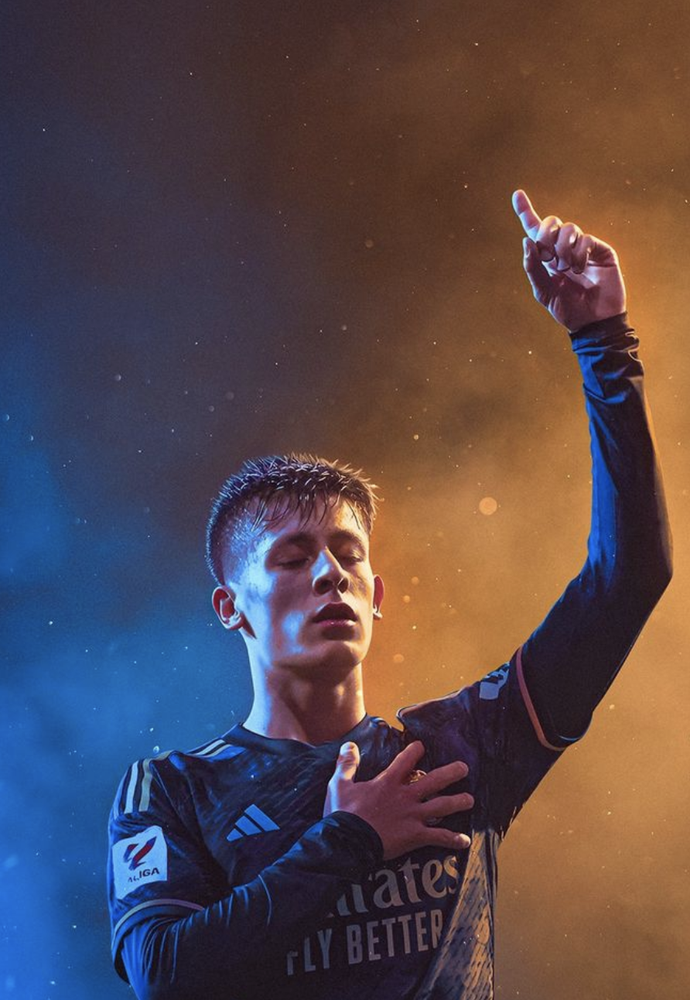
#> input picture assets/arda.png, 690 x 1000 px, shrunk from 892 x 1292 before the run; its folder holds only this picture in this run
$ python grayer.py
#> lines starting #> are read from the running program, lines starting #| are printed output that depends on the picture
import cv2
import os
import pandas


dosya_path = os.path.abspath(__file__)
klasor = os.path.dirname(dosya_path)
project_root = os.path.abspath(os.path.join(klasor,os.pardir))
images = os.path.join(project_root,'assets')

file_names = [f for f in os.listdir(images) if os.path.isfile(os.path.join(images, f))]


def grayify_image(img_name):
    image_path = os.path.join(project_root, 'assets',img_name)
    image = cv2.imread(image_path)
    if image is None:
        print("Failed to load the image.")
    else:
        gray_image = cv2.cvtColor(image, cv2.COLOR_BGR2GRAY)
        cv2.imshow('Original Image', image)
        cv2.imshow('Grayscale Image', gray_image)
        cv2.waitKey(0)
        cv2.destroyAllWindows()

def print_images():
    for index,file_name in enumerate(file_names):
        print(f"{index}-{file_name}")


print_images()

u_image_name = str(input("Which image do you want to pick? type it's full name:\n"))
#> the answer given: ../assets/arda.png
grayify_image(u_image_name)
#> in grayify_image, image is the input picture: shape (1000, 690, 3); mean B, G, R 77.1, 72.1, 87.2
#> in grayify_image, `gray_image = cv2.cvtColor(image, cv2.COLOR_BGR2GRAY)`:
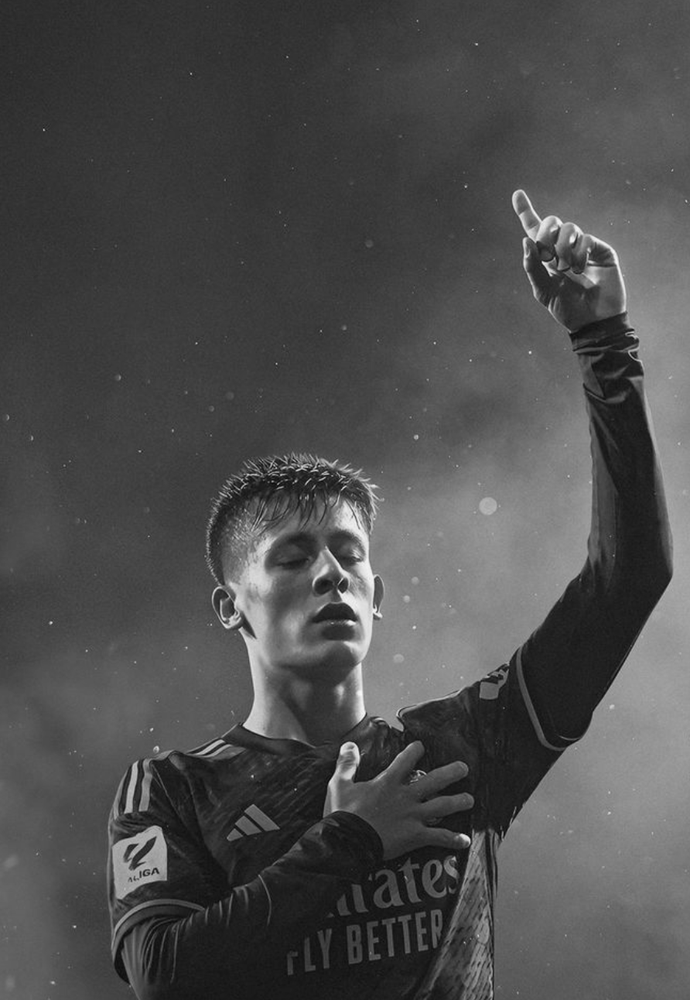
#> gray_image: shape (1000, 690); min 10, max 248, mean 77.2

$ run again, on assets/bober.png
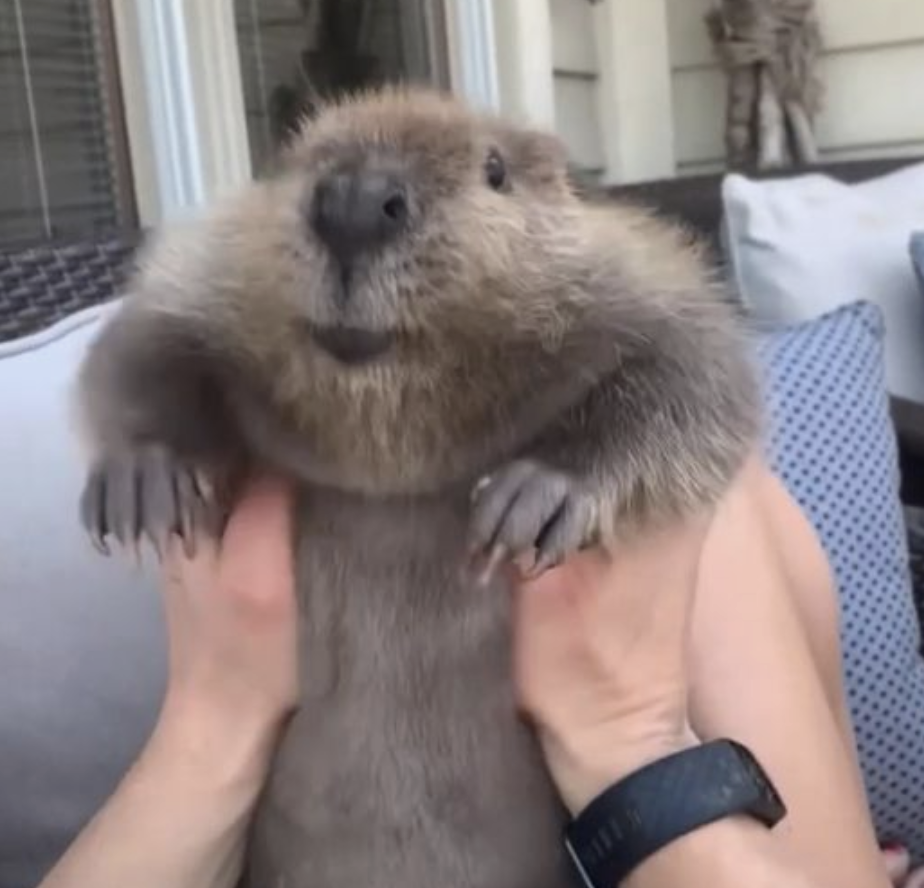
#> input picture assets/bober.png, 924 x 888 px
#> in grayify_image, image is the input picture: shape (888, 924, 3); mean B, G, R 127.4, 127, 137.7
#> in grayify_image, `gray_image = cv2.cvtColor(image, cv2.COLOR_BGR2GRAY)`:
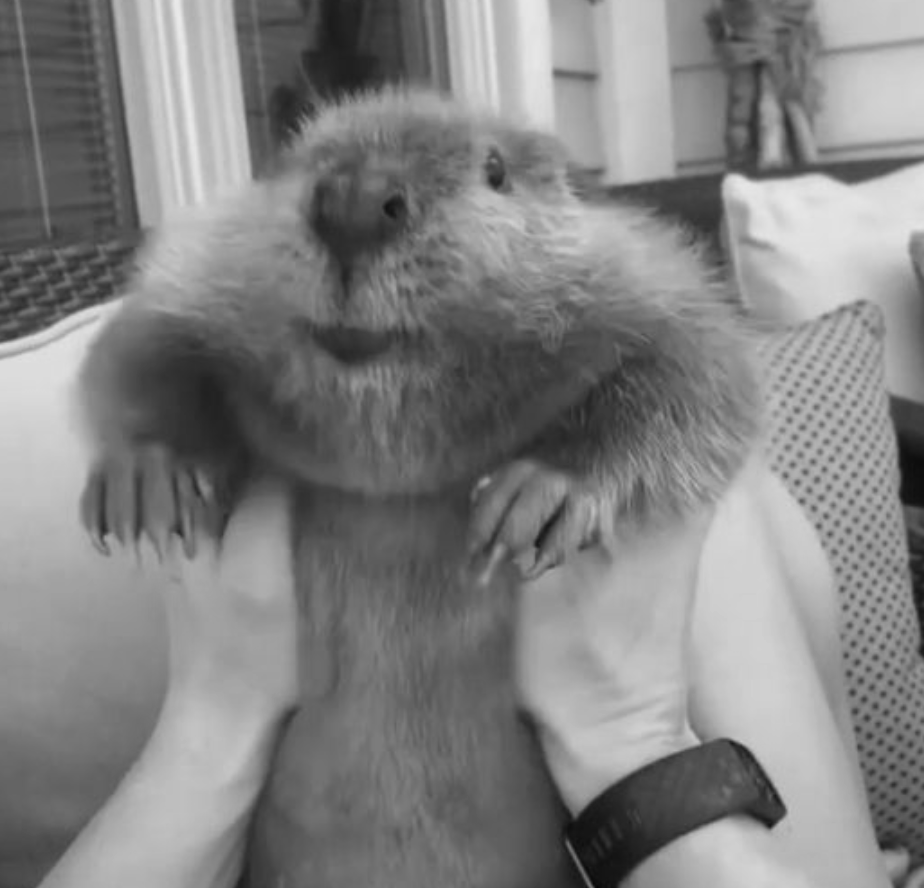
#> gray_image: shape (888, 924); min 3, max 234, mean 130.3

$ run again, on assets/cat.png
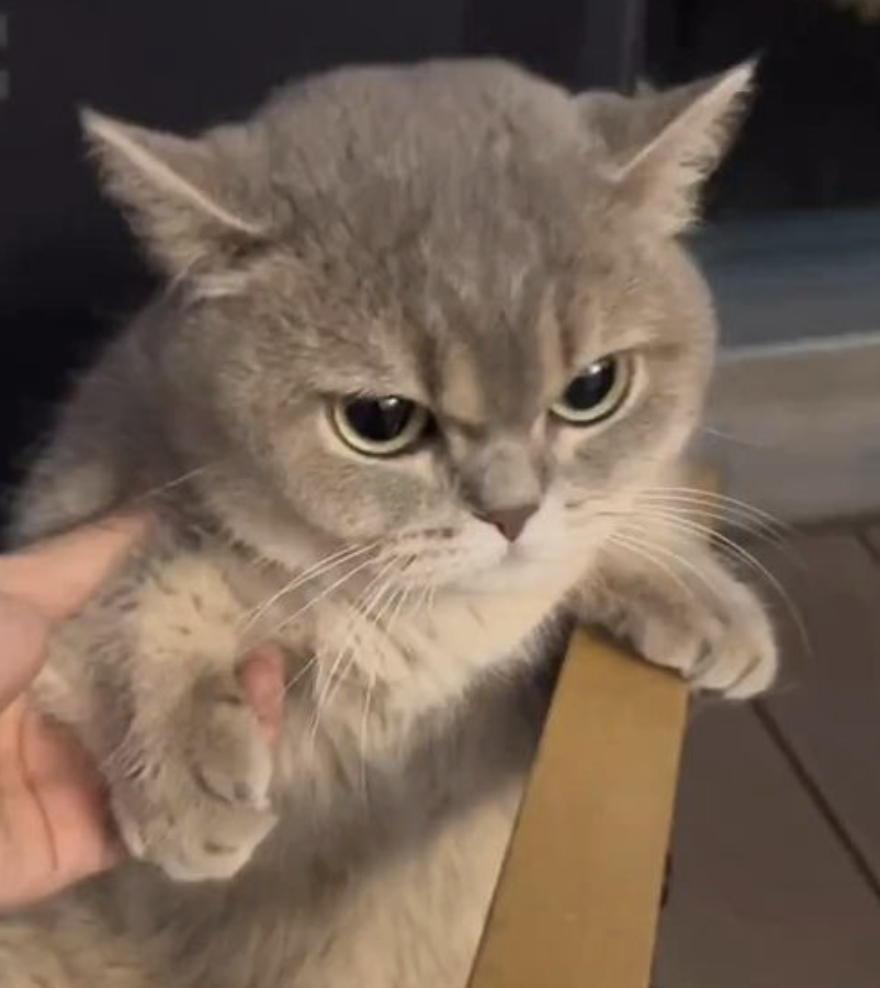
#> input picture assets/cat.png, 880 x 988 px
#> in grayify_image, image is the input picture: shape (988, 880, 3); mean B, G, R 83.8, 97.6, 115.2
#> in grayify_image, `gray_image = cv2.cvtColor(image, cv2.COLOR_BGR2GRAY)`:
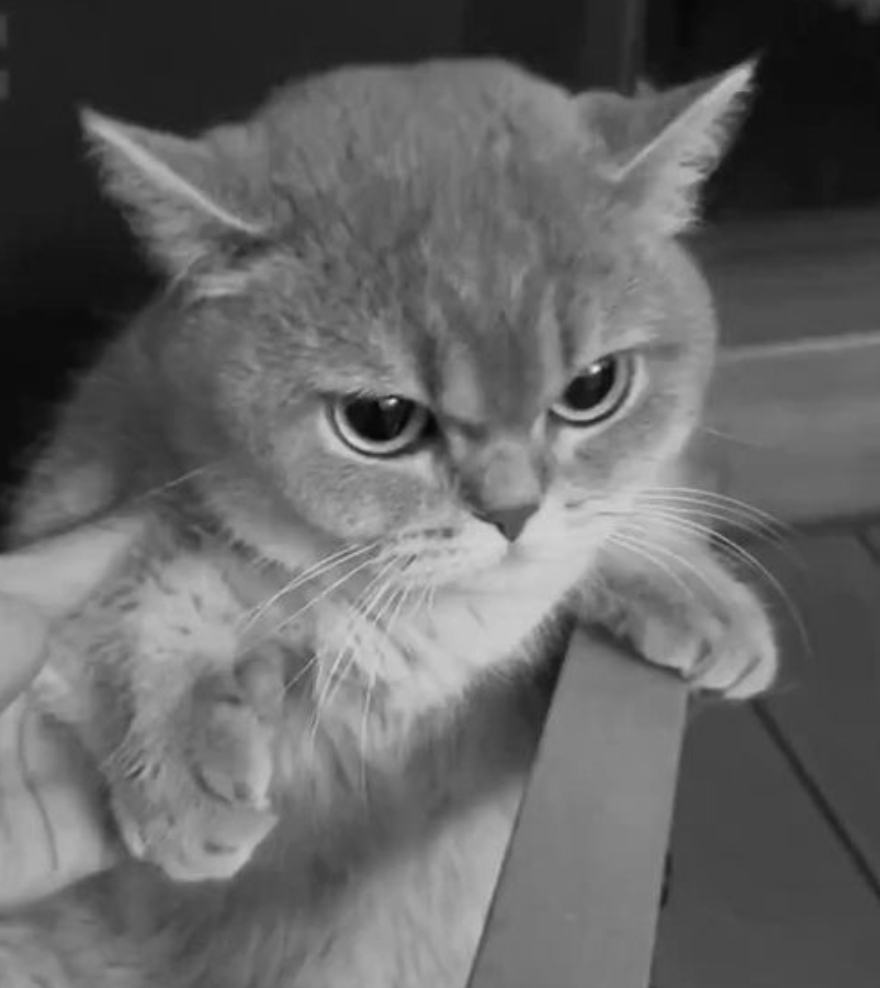
#> gray_image: shape (988, 880); min 4, max 230, mean 101.3

$ run again, on assets/dog.png
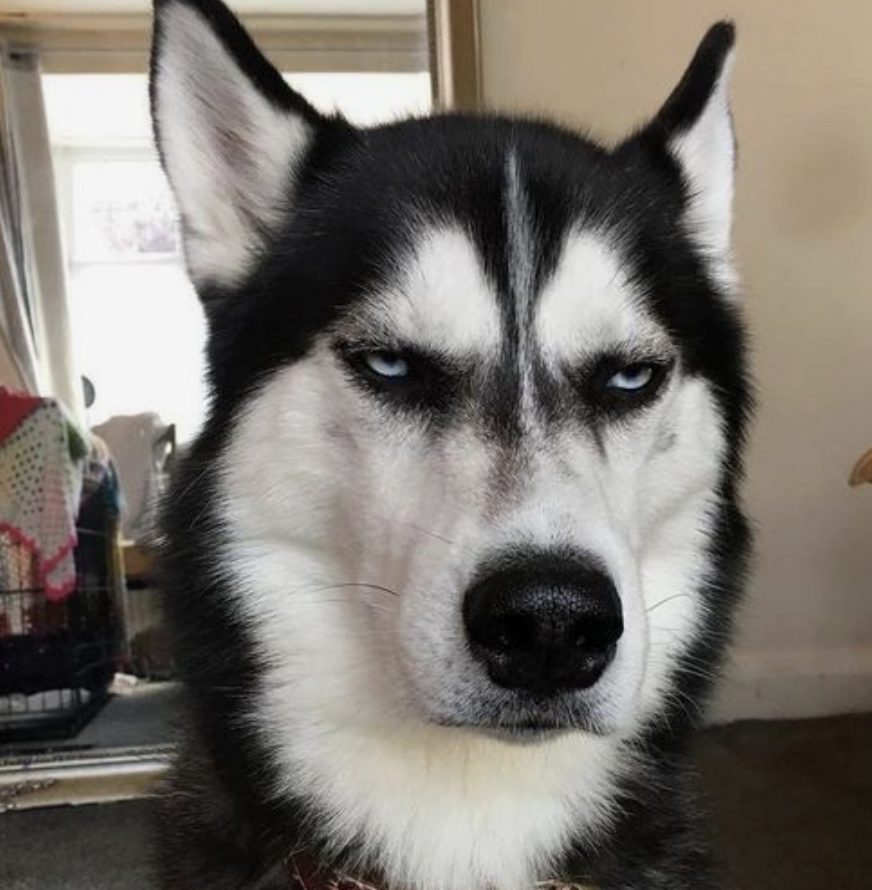
#> input picture assets/dog.png, 872 x 890 px
#> in grayify_image, image is the input picture: shape (890, 872, 3); mean B, G, R 110.5, 117, 122.3
#> in grayify_image, `gray_image = cv2.cvtColor(image, cv2.COLOR_BGR2GRAY)`:
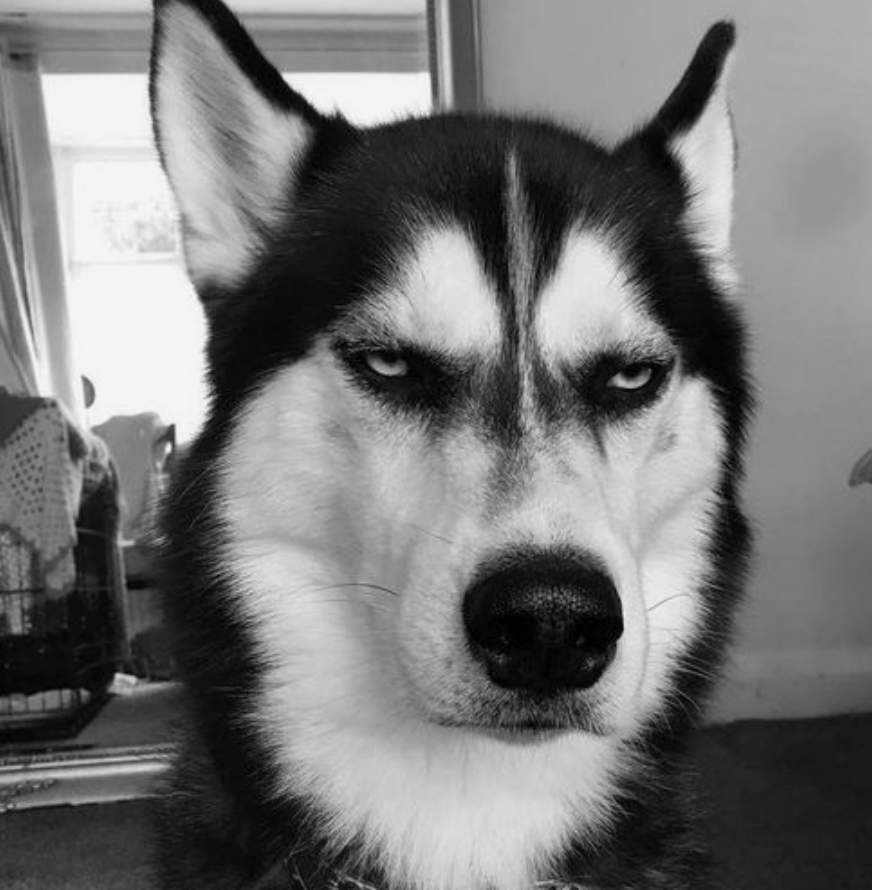
#> gray_image: shape (890, 872); min 0, max 245, mean 117.9

$ run again, on assets/bear.png
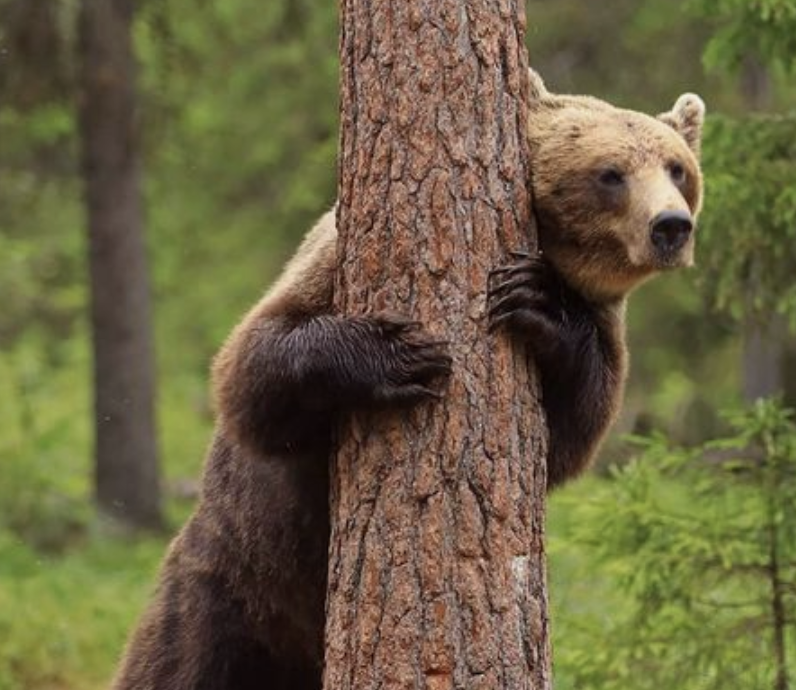
#> input picture assets/bear.png, 796 x 690 px
#> in grayify_image, image is the input picture: shape (690, 796, 3); mean B, G, R 65.5, 97.5, 105.8
#> in grayify_image, `gray_image = cv2.cvtColor(image, cv2.COLOR_BGR2GRAY)`:
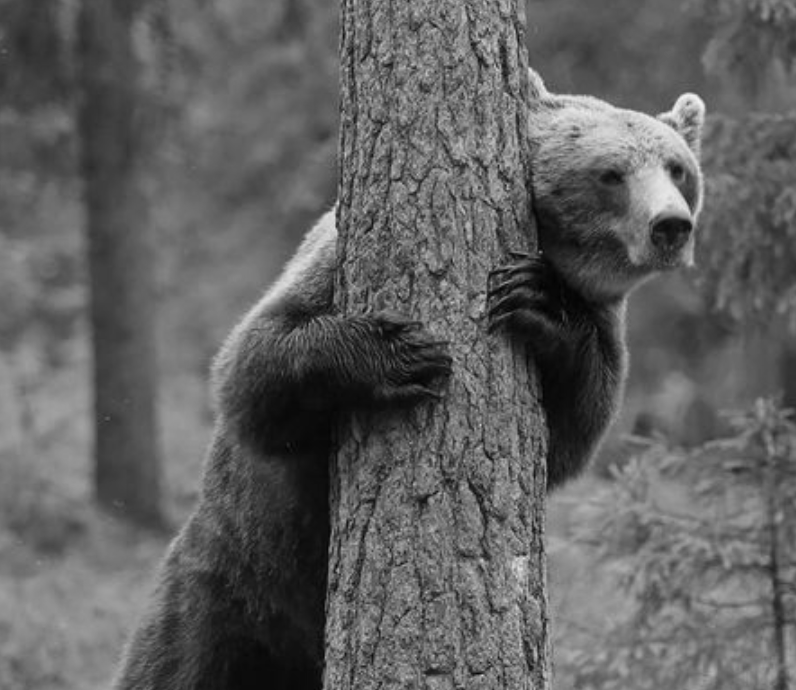
#> gray_image: shape (690, 796); min 1, max 242, mean 96.3
